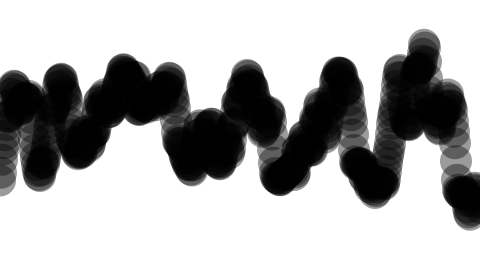
Frame 1 (no input)
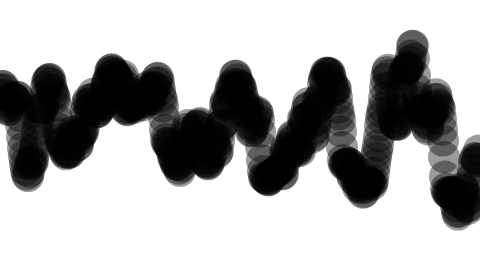
Frame 60 (no input)
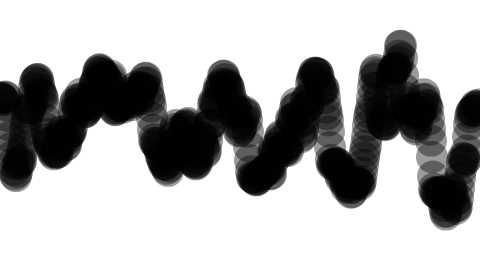
Frame 120 (the mouse pressed at the canvas centre since frame 60)

The p5.js sketch that drew these frames (run headless with seeded random() and noise() and a simulated clock; from frame 60 on, the mouse is pressed at the canvas centre):

// p5.js sketch
// ── sketch.js
let t = 0.0;

function setup() {
	createCanvas(480, 270);
}

function draw() {
	background(255);

	t += .01;
	let x = t;

	noStroke();
	fill(0, 100);

	for (var i = 0; i < width; i++) {
		let y = noise(x) * height;
		ellipse(i, y, 32, 32);
		x += .05;
	}
}
